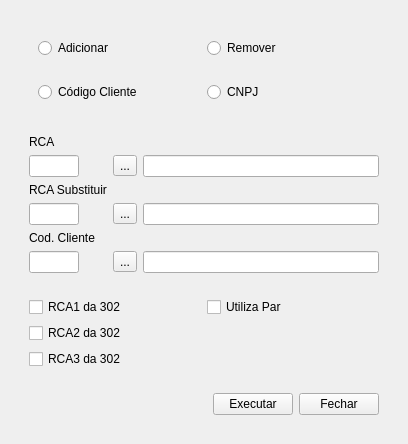
<?xml version="1.0" encoding="UTF-8"?>
<ui version="4.0">
 <class>tela</class>
 <widget class="QWidget" name="tela">
  <property name="geometry">
   <rect>
    <x>0</x>
    <y>0</y>
    <width>408</width>
    <height>417</height>
   </rect>
  </property>
  <property name="windowTitle">
   <string>Form</string>
  </property>
  <layout class="QGridLayout" name="gridLayout">
   <item row="0" column="0">
    <widget class="QWidget" name="wid_main" native="true">
     <layout class="QVBoxLayout" name="verticalLayout">
      <item>
       <widget class="QWidget" name="wid_cima" native="true">
        <property name="maximumSize">
         <size>
          <width>16777215</width>
          <height>100</height>
         </size>
        </property>
        <layout class="QVBoxLayout" name="verticalLayout_2">
         <item>
          <widget class="QWidget" name="wid_c_cima" native="true">
           <layout class="QHBoxLayout" name="horizontalLayout">
            <item>
             <widget class="QRadioButton" name="add_rbtt">
              <property name="text">
               <string>Adicionar</string>
              </property>
             </widget>
            </item>
            <item>
             <widget class="QRadioButton" name="remover_rbtt">
              <property name="text">
               <string>Remover</string>
              </property>
             </widget>
            </item>
           </layout>
          </widget>
         </item>
         <item>
          <widget class="QWidget" name="wid_c_baixo" native="true">
           <layout class="QHBoxLayout" name="horizontalLayout_2">
            <item>
             <widget class="QRadioButton" name="cod_rbtt">
              <property name="text">
               <string>Código Cliente</string>
              </property>
             </widget>
            </item>
            <item>
             <widget class="QRadioButton" name="cnpj_rbtt">
              <property name="text">
               <string>CNPJ</string>
              </property>
             </widget>
            </item>
           </layout>
          </widget>
         </item>
        </layout>
       </widget>
      </item>
      <item>
       <widget class="QWidget" name="wid_meio" native="true">
        <layout class="QGridLayout" name="gridLayout_2">
         <item row="5" column="2">
          <widget class="QLineEdit" name="cliente_nome_ln"/>
         </item>
         <item row="1" column="2">
          <widget class="QLineEdit" name="rca_nome_ln"/>
         </item>
         <item row="4" column="0">
          <widget class="QLabel" name="cliente_lb">
           <property name="text">
            <string>Cod. Cliente</string>
           </property>
          </widget>
         </item>
         <item row="1" column="0">
          <widget class="QLineEdit" name="rca_cod_ln">
           <property name="maximumSize">
            <size>
             <width>50</width>
             <height>16777215</height>
            </size>
           </property>
          </widget>
         </item>
         <item row="0" column="0">
          <widget class="QLabel" name="rca_lb">
           <property name="text">
            <string>RCA</string>
           </property>
          </widget>
         </item>
         <item row="5" column="0">
          <widget class="QLineEdit" name="cliente_cod_ln">
           <property name="maximumSize">
            <size>
             <width>50</width>
             <height>16777215</height>
            </size>
           </property>
          </widget>
         </item>
         <item row="1" column="1">
          <widget class="QToolButton" name="rca_tbtt">
           <property name="text">
            <string>...</string>
           </property>
          </widget>
         </item>
         <item row="2" column="0">
          <widget class="QLabel" name="rcasub_lb">
           <property name="text">
            <string>RCA Substituir</string>
           </property>
          </widget>
         </item>
         <item row="5" column="1">
          <widget class="QToolButton" name="cliente_tbtt">
           <property name="text">
            <string>...</string>
           </property>
          </widget>
         </item>
         <item row="3" column="0">
          <widget class="QLineEdit" name="rcasub_cod_ln">
           <property name="maximumSize">
            <size>
             <width>50</width>
             <height>16777215</height>
            </size>
           </property>
          </widget>
         </item>
         <item row="3" column="1">
          <widget class="QToolButton" name="rcasub_tbtt">
           <property name="text">
            <string>...</string>
           </property>
          </widget>
         </item>
         <item row="3" column="2">
          <widget class="QLineEdit" name="rcasub_nome_ln"/>
         </item>
        </layout>
       </widget>
      </item>
      <item>
       <widget class="QWidget" name="wid_baixo" native="true">
        <layout class="QGridLayout" name="gridLayout_3">
         <item row="2" column="0">
          <widget class="QCheckBox" name="checkBorca3_ckboxx_3">
           <property name="text">
            <string>RCA3 da 302</string>
           </property>
          </widget>
         </item>
         <item row="1" column="0">
          <widget class="QCheckBox" name="rca2_ckbox">
           <property name="text">
            <string>RCA2 da 302</string>
           </property>
          </widget>
         </item>
         <item row="0" column="0">
          <widget class="QCheckBox" name="rca1_ckbox">
           <property name="text">
            <string>RCA1 da 302</string>
           </property>
          </widget>
         </item>
         <item row="0" column="1">
          <widget class="QCheckBox" name="usapar_ckbox">
           <property name="text">
            <string>Utiliza Par</string>
           </property>
          </widget>
         </item>
        </layout>
       </widget>
      </item>
      <item>
       <widget class="QWidget" name="wid_botoes" native="true">
        <layout class="QHBoxLayout" name="horizontalLayout_3">
         <item>
          <spacer name="esp_botoes">
           <property name="orientation">
            <enum>Qt::Horizontal</enum>
           </property>
           <property name="sizeHint" stdset="0">
            <size>
             <width>40</width>
             <height>20</height>
            </size>
           </property>
          </spacer>
         </item>
         <item>
          <widget class="QPushButton" name="executar_btt">
           <property name="text">
            <string>Executar</string>
           </property>
          </widget>
         </item>
         <item>
          <widget class="QPushButton" name="fechar_btt">
           <property name="text">
            <string>Fechar</string>
           </property>
          </widget>
         </item>
        </layout>
       </widget>
      </item>
     </layout>
    </widget>
   </item>
  </layout>
 </widget>
 <resources/>
 <connections/>
</ui>
